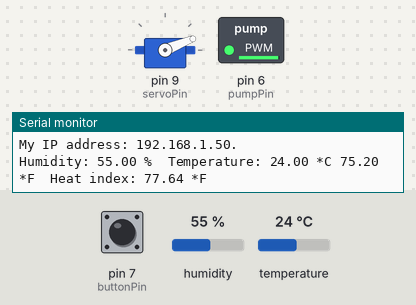
A sketch run on a simulated Arduino Uno, built with avr-gcc and run on an emulated ATmega328P. Shown: servo, switched loads named in the sketch (green lamp = pin HIGH), the last lines printed to the serial monitor. Wiring (inferred from the names in the program): DHT11 sensor: data pin 2. The test bench sets the inputs (shaded band); at power-on: pin 7 (buttonPin) LOW, humidity 55 %, temperature 24 °C. WiFi joins after 1.5 s; servers stay silent unless stated; pins used as bus, display or sensor lines are not drawn.

Above: at 2.7 s.
2.8 s: pin 7 (buttonPin) pulled HIGH for 0.15 s
At 3.26 s:
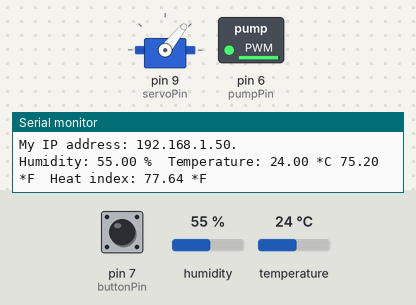
At 5.7 s:
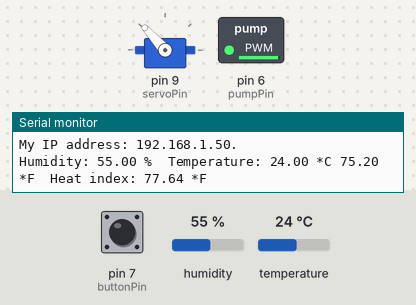
6.3 s: humidity set to 88 %
At 7.9 s:
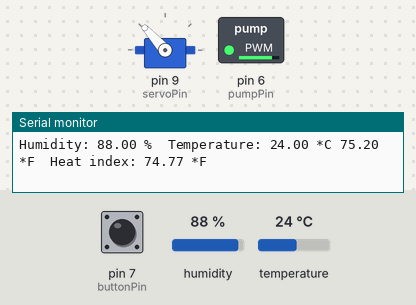
8.2 s: pin 7 (buttonPin) pulled HIGH for 1 s
Timing chart, 0 to 11.4 s (numbered marks = the images above; inputs shaded):
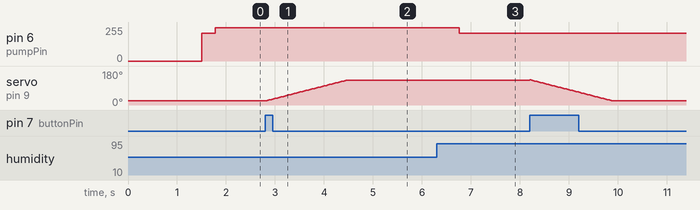

Measured:
- after the input at 2.8 s, servo on pin 9 (servoPin): moves from 22° to 132° over 1.7 s, starting at once
- after the input at 6.3 s, pin 6 (pumpPin): 250/255 → 210/255 after 0.46 s

The sketch:

humidor.ino
```cpp
#include <Servo.h>
#include "DHT.h"
#include <SPI.h>
#include <EthernetV2_0.h> // custom ethernet library for the seeed eth shield v2
#define DHTTYPE DHT11   // DHT 11 sensor type
#define DHTPIN 2

Servo myservo;  // create servo object to control a servo
int buttonClicked;
boolean lidOpen;
int degreesRotation = 22; //sets the initial degrees of rotation for the servo to begin at
int delayHumiditySensor;

// these are test values that will be dynamically set from the web in later versions
float desiredHumidity = 72;
const int humidityTolerance = 5;

float hi;

// Initialization of internet configuration constants
// Enter a MAC address for your controller below.
// Newer Ethernet shields have a MAC address printed on a sticker on the shield
byte mac[] = { 0x00, 0xAA, 0xBB, 0xCC, 0xDE, 0x02 };
EthernetServer server(80);  // create a server at port 80
EthernetClient client;
String callback = "ArduinoWeatherDataCallback";

#define W5200_CS  10
#define SDCARD_CS 4

//initialize connected pins for I/O
// Note: pins 10, 11, 12, and 13 are
const int buttonPin = 7;
const int DHTPin = 2;
const int servoPin = 9;
const int pumpPin = 6;

// initializing the analog values for high and low voltages that control the air pump
// the numbers are merely test numbers and have not been calibrated yet
const int highVoltage = 250;
const int lowVoltage = 210;

DHT dht(DHTPIN, DHTTYPE);

// using an array instead of a more explicit struct because Arduino makes prototypes for functions before
// it generates custom structs.This keeps us from passing structs in to functions.
// an explanation for this problem can be found at http://forum.arduino.cc/index.php?topic=41848.0
// index structure of the array is: [0] = tempC, [1] = tempF, [2] = humidityLevel, [3] = heat index
float weatherData[4] = {};

// variable to track the pwm amount written to the pump pin. keeps from
// continuously writing the same pwm value to the pin in the loop method
// when adjusting the humidity in the box. initialized to the lowVoltage value
int currPumpVoltage = lowVoltage;

void setup() {
  Serial.begin(9600);

  Serial.begin(9600);
  pinMode(SDCARD_CS,OUTPUT);

  // deselect the SD card, required for the pins from the ethernet shield to
  // communicate properly with base board in the absence of an SD card
  digitalWrite(SDCARD_CS,HIGH);

  // start the Ethernet connection and ensure that the Arduino correctly obtains
  // and IP address. If not, skip setting up the server and move on to the
  // rest of the setup for pin initialization
  if ( Ethernet.begin(mac) == 0 ) {
    Serial.println("Failed to configure Ethernet using DHCP");
  }

  // start to listen for clients once the web server is running and configured
  server.begin();

  // print your local IP address:
  Serial.print("My IP address: ");
  for (byte thisByte = 0; thisByte < 4; thisByte++) {
    // print the value of each byte of the IP address:
    Serial.print(Ethernet.localIP()[thisByte], DEC);
    Serial.print(".");
  }
  Serial.print("\n");

  delayHumiditySensor++;

  myservo.attach(servoPin);  // attaches the servo on pin 9 to the servo object
  myservo.write(degreesRotation);
  pinMode(buttonPin, INPUT);
  pinMode(pumpPin, OUTPUT);
  analogWrite(pumpPin, lowVoltage);

  dht.begin();
}

void loop() {
  buttonClicked = digitalRead(buttonPin);
  if (buttonClicked == HIGH) {
    if(lidOpen == true) {
      closeLid();
    } else {
      openLid();
    }
  }

  readWeatherData( weatherData );

  float currentHumidity = weatherData[2];

  // if the current humidity is less than the desired humidity accounting for tolerance,
  // switch the motor pump's voltage to high resulting in higher air flow rate
  // add conditional for handling breaking of the while loop after certain time
  // consider running this concurrently ( if there is a way )
  if( currentHumidity < (desiredHumidity - humidityTolerance) ) {
      // the humidity is low and thus the pump must pump faster
      // set the voltage supplied to the pump to our high voltage if
      // the voltage currently being supplied is low
      if( currPumpVoltage == lowVoltage) {
        analogWrite(pumpPin, highVoltage);
        currPumpVoltage = highVoltage;
      }
  } else if( currentHumidity >= (desiredHumidity + humidityTolerance) ) {
      // the humidity is just right, set the pump to its cruising flow rate
      // set the voltage supplied to the pump to our low voltage if
      // the voltage currently being supplied is high
      if( currPumpVoltage == highVoltage) {
        analogWrite(pumpPin, lowVoltage);
        currPumpVoltage = lowVoltage;
      }
  }

  // listen for incoming clients
  EthernetClient client = server.available();
  if (client) {
    // an http request ends with a blank line
    boolean currentLineIsBlank = true;
    while (client.connected()) {
      if (client.available()) {
        char c = client.read();
        Serial.write(c);

        // if you've gotten to the end of the line (received a newline
        // character) and the line is blank, the http request has ended,
        // so you can send a reply
        if (c == '\n' && currentLineIsBlank) {
          // send a standard http response header
          client.println("HTTP/1.1 200 OK");
          respondJSON( client );

          break;
        }
        if (c == '\n') {
          // you're starting a new line
          currentLineIsBlank = true;
        }
        else if (c != '\r') {
          // you've gotten a character on the current line
          currentLineIsBlank = false;
        }
      }
    }
    // give the web browser time to receive the data
    delay(1);
    // close the connection:
    client.stop();
  }
}

void closeLid() {
   while( degreesRotation >= 22 ) {
      myservo.write(degreesRotation);
      // rotating by 2 degrees with a longer time delay to smoothen out the rotation
      degreesRotation--;
      delay(15);
   }
   lidOpen = false;
}

void respondJSON(EthernetClient client) {
   // Send a standard http response header.
   client.println("Content-Type: application/json");
   client.println("Connnection: close");
   client.println();

    // Respond with data in JSONP format
    client.println(callback + "({ \"weather\": {");
    client.println("  \"temperature\": {");
    client.print("    \"celcius\": ");
    client.print(weatherData[0]);
    client.println(",");
    client.print("    \"fahrenheit\": ");
    client.print(weatherData[1]);
    client.println(",");
    client.print("    \"heatIndex\": ");
    client.println(weatherData[3]);
    client.println("  }, ");
    client.print(" \"humidity\": ");
    client.println(weatherData[2]);
    client.println("} });");
}

void openLid() {
    while( degreesRotation <= 132 ) {
      myservo.write(degreesRotation);
      // rotating by 2 degrees with a longer time delay to smoothen out the rotation
      degreesRotation++;
      delay(15);
   }
   lidOpen = true;
}

void readWeatherData(float *answer) {
  // Reading temperature or humidity takes about 250 milliseconds!
  // Read temperature as Celsius
  answer[0] = dht.readTemperature();
  // Read temperature as Fahrenheit
  answer[1] = dht.readTemperature(true);
  // Read the humidity
  answer[2] = dht.readHumidity();

  // Check if any reads failed and exit early (to try again).
  if (isnan(answer[0]) || isnan(answer[1]) || isnan(answer[2])) {
    return;
  }

  // Compute heat index
  // Must send in temp in Fahrenheit!
  float newHi = dht.computeHeatIndex(answer[1], answer[2]);

  if ((int) hi != (int) newHi) {
      hi = newHi;
      answer[3] = hi;

      Serial.print("Humidity: ");
      Serial.print(answer[2]);
      Serial.print(" %\t");
      Serial.print("Temperature: ");
      Serial.print(answer[0]);
      Serial.print(" *C ");
      Serial.print(answer[1]);
      Serial.print(" *F\t");
      Serial.print("Heat index: ");
      Serial.print(hi);
      Serial.println(" *F");
   }
}
```

DHT.h
```cpp
#ifndef DHT_H
#define DHT_H
#if ARDUINO >= 100
 #include "Arduino.h"
#else
 #include "WProgram.h"
#endif

/* DHT library

MIT license
written by Adafruit Industries
*/

// how many timing transitions we need to keep track of. 2 * number bits + extra
#define MAXTIMINGS 85

#define DHT11 11
#define DHT22 22
#define DHT21 21
#define AM2301 21

class DHT {
 private:
  uint8_t data[6];
  uint8_t _pin, _type, _count;
  unsigned long _lastreadtime;
  boolean firstreading;

 public:
  DHT(uint8_t pin, uint8_t type, uint8_t count=6);
  void begin(void);
  float readTemperature(bool S=false);
  float convertCtoF(float);
  float computeHeatIndex(float tempFahrenheit, float percentHumidity);
  float readHumidity(void);
  boolean read(void);

};
#endif
```
